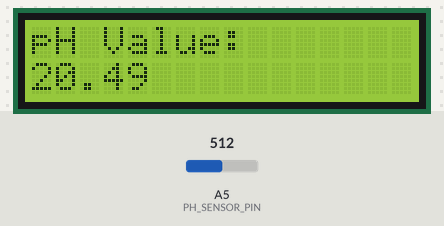
Simulated run of this sketch. Board: Arduino Uno, built with avr-gcc and run on an emulated ATmega328P. Shown: 16×2 character LCD. Inputs (shaded band) come from the test bench; at power-on: A5 (PH_SENSOR_PIN) = 512. What the sketch prints to the serial monitor is not drawn.

Above: at 3.2 s.
3.3 s: A5 (PH_SENSOR_PIN) set to 716
At 4.8 s:
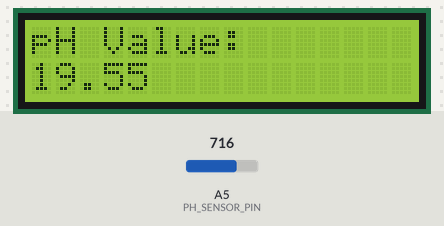
5.2 s: A5 (PH_SENSOR_PIN) set to 900
At 7.0 s:
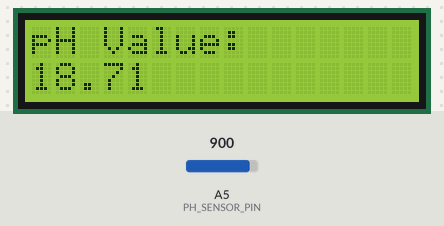
7.8 s: A5 (PH_SENSOR_PIN) set to 1023
At 10.4 s:
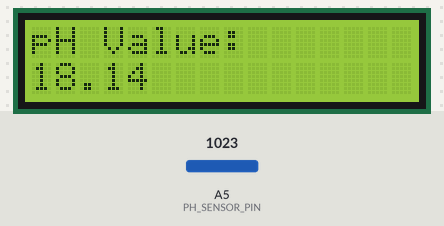
Timing chart, 0 to 11.9 s (numbered marks = the images above; inputs shaded):
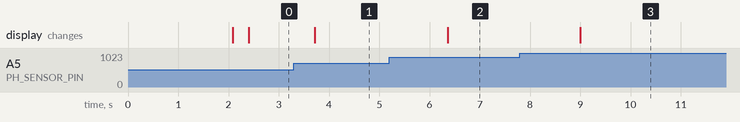

Measured:
- after the input at 3.3 s, the display: changes after 0.42 s (image 1)
- after the input at 5.2 s, the display: changes after 1.2 s (image 2)
- after the input at 7.8 s, the display: changes after 1.2 s (image 3)

The sketch:

TEST_PhSENSOR.ino
```cpp
#include <Wire.h>
#include <LiquidCrystal_I2C.h>

// --- Konfigurasi Hardware ---
const int LCD_ADDR = 0x27;
const int LCD_COLS = 16;
const int LCD_ROWS = 2;
const int PH_SENSOR_PIN = 5;
const int SAMPLE_COUNT = 10;

// --- Inisialisasi Objek ---
LiquidCrystal_I2C lcd(LCD_ADDR, LCD_COLS, LCD_ROWS);

// --- Variabel & Kalibrasi ---
const float CALIBRATION_VALUE = 22.84; // Nilai offset kalibrasi (21.34 + 1.5)
int buffer_arr[SAMPLE_COUNT];
float ph_act;

void setup() {
  Serial.begin(115200);

  lcd.init();
  lcd.backlight();
  lcd.setCursor(0, 0);
  lcd.print("pH Sensor Ready");
  delay(2000);
  lcd.clear();
}

void loop() {
  // 1. Ambil sampel data analog
  for (int i = 0; i < SAMPLE_COUNT; i++) {
    buffer_arr[i] = analogRead(PH_SENSOR_PIN);
    delay(30);
  }

  // 2. Urutkan data untuk membuang nilai ekstrim (outlier)
  for (int i = 0; i < SAMPLE_COUNT - 1; i++) {
    for (int j = i + 1; j < SAMPLE_COUNT; j++) {
      if (buffer_arr[i] > buffer_arr[j]) {
        int temp = buffer_arr[i];
        buffer_arr[i] = buffer_arr[j];
        buffer_arr[j] = temp;
      }
    }
  }

  // 3. Ambil rata-rata dari 6 data di tengah
  unsigned long avg_adc_sum = 0;
  for (int i = 2; i < 8; i++) {
    avg_adc_sum += buffer_arr[i];
  }

  // 4. Konversi ke tegangan dan hitung nilai pH
  float voltage = (float)avg_adc_sum * 3.3 / 4095.0 / 6.0;
  ph_act = -5.70 * voltage + CALIBRATION_VALUE;

  // 5. Tampilkan hasil
  Serial.print("pH Value: ");
  Serial.println(ph_act, 2);

  lcd.setCursor(0, 0);
  lcd.print("pH Value:");
  lcd.setCursor(0, 1);
  lcd.print(ph_act, 2);
  lcd.print("   "); // Membersihkan sisa karakter dari tampilan sebelumnya

  delay(1000);
}
```
